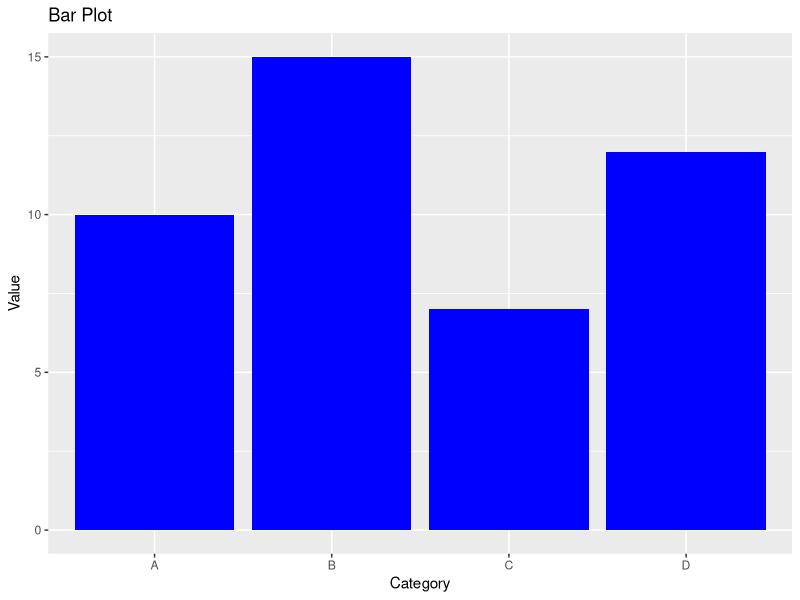

The R script that drew this image:
# Problem 4 (Easy)
# Install the ggplot2 package if you haven't already
# install.packages("ggplot2")

# Load the ggplot2 library
library(ggplot2)

# Sample data
data <- data.frame(
  category = c("A", "B", "C", "D"),
  value = c(10, 15, 7, 12)
)

# Create a bar plot
ggplot(data, aes(x = category, y = value)) +
  geom_bar(stat = "identity", fill = "blue") +
  labs(title = "Bar Plot", x = "Category", y = "Value")
